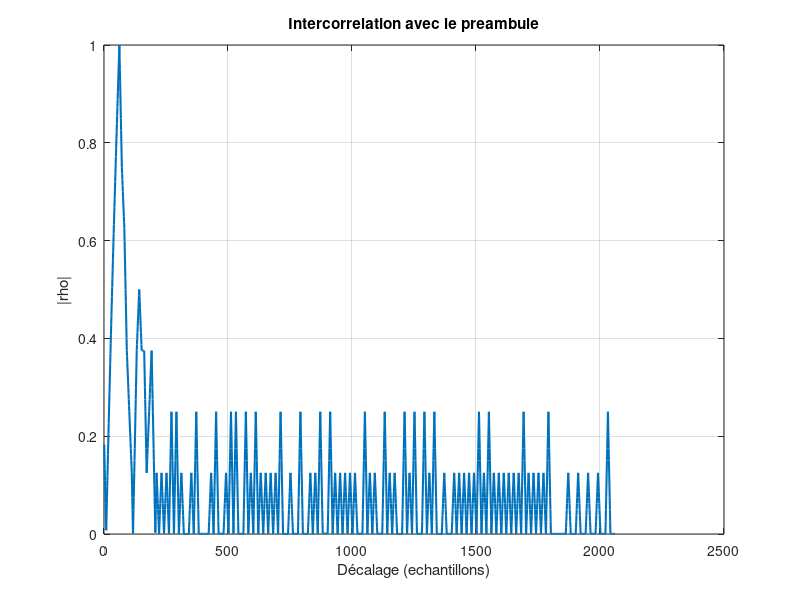

MATLAB code for this plot:
clear; clc; close all;

% Parametres
Fe = 20e6;            % frequence d'echantillonnage
Te = 1/Fe;
Fse = 20;             % nb echantillons par symbole
Ts = Fse*Te;
NFFT = 256;

% Duree preambule 8 us
Tp = 8e-6;                           
Np = round(Tp*Fe);

% Generation d'un preambule simple 
preamble = [ones(1,Np/2), -ones(1,Np/2)];  

% signal preambule +data
Nb_data = 100; 
data = randi([0 1],1,Nb_data);
A = 1 - 2*data;
pulse = [ones(1,Fse/2), -ones(1,Fse/2)];
signal_data = kron(A,pulse);

sl = [preamble signal_data];  % trame envoyee

% application decalages
delta_t = randi([0 100]);    % retard en nb d'echantillons (<= 100*Te)
delta_f = (2*rand-1)*1e3;    % decalage freq dans [-1kHz, 1kHz]
phi0    = 2*pi*rand;         % phase initiale

n = 0:length(sl)-1;
y = [zeros(1,delta_t), sl];   % retard
n = 0:length(y)-1; 
y = y .* exp(1j*(2*pi*delta_f*n*Te + phi0));       % decalage freq + phase

%%synchronisation temporelle par correlation
rho = zeros(1, length(y)-Np);
for k = 1:length(y)-Np
    num = sum(y(k:k+Np-1) .* conj(preamble));
    den = sqrt(sum(abs(preamble).^2) * sum(abs(y(k:k+Np-1)).^2));
    rho(k) = abs(num)/den;
end

[~,est_delta_t] = max(rho);

fprintf("Décalage appliqué = %d echantillons\n",delta_t);
fprintf("Décalage estimé   = %d echantillons\n",est_delta_t -1); % car on commence à 1 en matlab

%affichage correlation
figure;
plot(rho,'LineWidth',1.5); grid on;
xlabel('Décalage (echantillons)');
ylabel('|rho|');
title('Intercorrelation avec le preambule');
